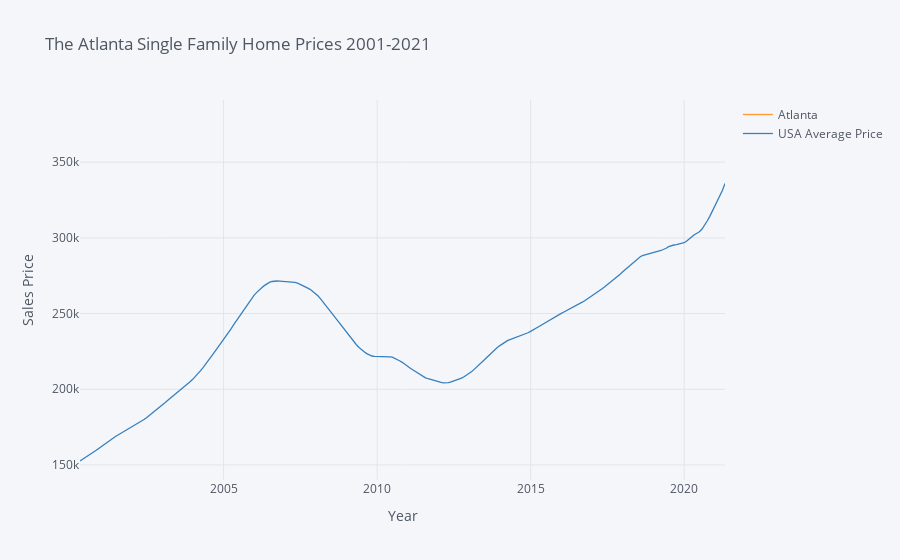

The code cell stored with this chart in its notebook:
### Code cell
#def main():
#print('Please input the city name you want to show')
    #city_name = input()
city_name = 'Atlanta'
df_price = df.loc[:, '4/30/2001':'4/30/2021']
df_city = pd.DataFrame(df['City'])
df_city_price = pd.concat([df_city, df_price], axis=1)
df_city_avg_price = df_city_price.groupby(['City']).mean()
df_city_avg_price = df_city_avg_price.transpose()
one_city_price_trend = pd.DataFrame(df_city_avg_price[city_name])
city_usa_price_trend = pd.concat([one_city_price_trend, usa_price], axis=1) # usa_price is the above one
city_usa_price_trend = city_usa_price_trend.rename(columns={'Average Price': 'USA Average Price'})
    
city_usa_price_trend.iplot(title=f"The {city_name} Single Family Home Prices 2001-2021",
                    xTitle="Year",
                    yTitle="Sales Price",
                    shape=(12,1)
                    )
#if __name__ == "__main__":
    #main()

### Figure 1 — Plotly figure (JSON) as saved in the notebook; plotly's stock layout.template omitted (floating-point values rounded to 4 significant figures; data arrays with more than 128 entries replaced by an {"elided": "..."} marker saying what was removed)
{"data": [{"line": {"color": "rgba(255, 153, 51, 1.0)", "dash": "solid", "shape": "linear", "width": 1.3}, "mode": "lines", "name": "Atlanta", "text": "", "type": "scatter", "x": {"elided": "494 str values"}, "y": {"elided": "494 mixed values"}}, {"line": {"color": "rgba(55, 128, 191, 1.0)", "dash": "solid", "shape": "linear", "width": 1.3}, "mode": "lines", "name": "USA Average Price", "text": "", "type": "scatter", "x": {"elided": "494 str values"}, "y": {"elided": "494 mixed values"}}], "layout": {"legend": {"bgcolor": "#F5F6F9", "font": {"color": "#4D5663"}}, "paper_bgcolor": "#F5F6F9", "plot_bgcolor": "#F5F6F9", "title": {"font": {"color": "#4D5663"}, "text": "The Atlanta Single Family Home Prices 2001-2021"}, "xaxis": {"gridcolor": "#E1E5ED", "showgrid": true, "tickfont": {"color": "#4D5663"}, "title": {"font": {"color": "#4D5663"}, "text": "Year"}, "zerolinecolor": "#E1E5ED"}, "yaxis": {"gridcolor": "#E1E5ED", "showgrid": true, "tickfont": {"color": "#4D5663"}, "title": {"font": {"color": "#4D5663"}, "text": "Sales Price"}, "zerolinecolor": "#E1E5ED"}}}
